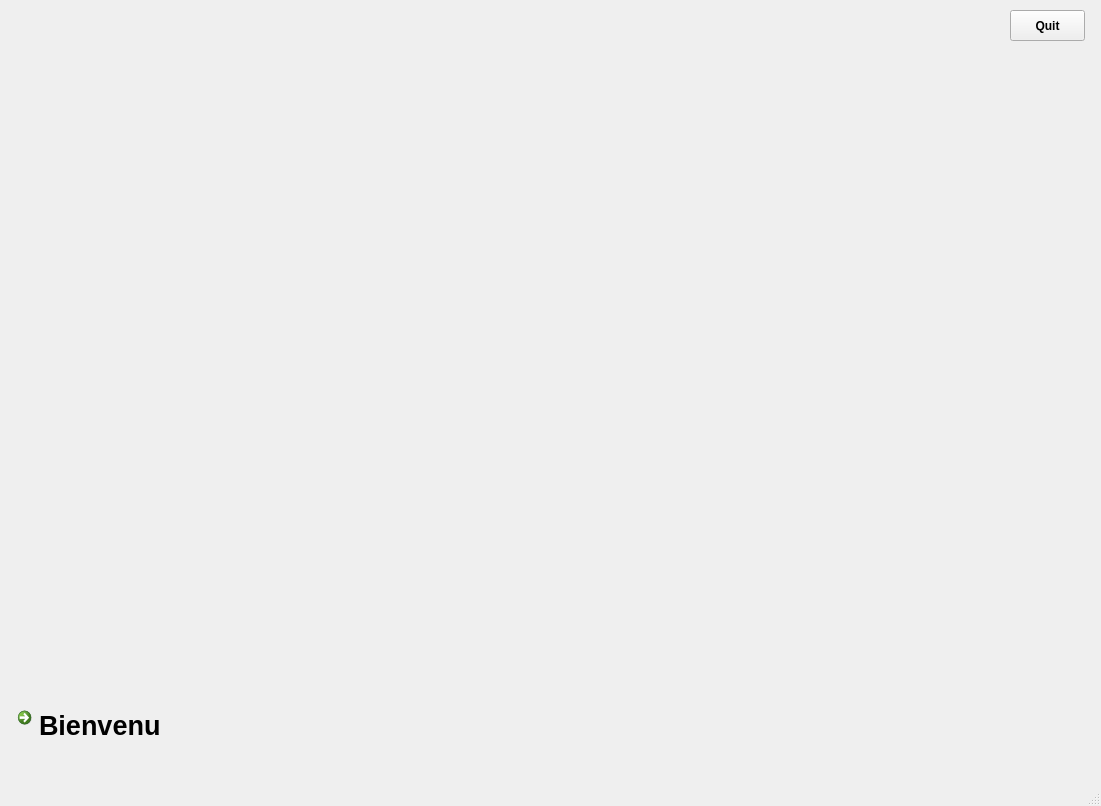
<?xml version="1.0" encoding="UTF-8"?>
<ui version="4.0">
 <class>MainWindow</class>
 <widget class="QMainWindow" name="MainWindow">
  <property name="geometry">
   <rect>
    <x>0</x>
    <y>0</y>
    <width>1101</width>
    <height>806</height>
   </rect>
  </property>
  <property name="windowTitle">
   <string>application desktop</string>
  </property>
  <property name="animated">
   <bool>false</bool>
  </property>
  <widget class="QWidget" name="centralwidget">
   <widget class="QLabel" name="label_ph">
    <property name="geometry">
     <rect>
      <x>-10</x>
      <y>-170</y>
      <width>1271</width>
      <height>1031</height>
     </rect>
    </property>
    <property name="sizePolicy">
     <sizepolicy hsizetype="Preferred" vsizetype="Maximum">
      <horstretch>0</horstretch>
      <verstretch>0</verstretch>
     </sizepolicy>
    </property>
    <property name="text">
     <string/>
    </property>
   </widget>
   <widget class="QPushButton" name="pushButton">
    <property name="geometry">
     <rect>
      <x>1010</x>
      <y>10</y>
      <width>75</width>
      <height>31</height>
     </rect>
    </property>
    <property name="font">
     <font>
      <weight>75</weight>
      <italic>false</italic>
      <bold>true</bold>
     </font>
    </property>
    <property name="text">
     <string>Quit</string>
    </property>
    <property name="icon">
     <iconset>
      <normaloff>data-patent-text-computer-network-intellectual-property.jpg</normaloff>data-patent-text-computer-network-intellectual-property.jpg</iconset>
    </property>
    <property name="iconSize">
     <size>
      <width>25</width>
      <height>25</height>
     </size>
    </property>
    <property name="checkable">
     <bool>false</bool>
    </property>
    <property name="default">
     <bool>false</bool>
    </property>
   </widget>
   <widget class="QCommandLinkButton" name="bienvenu">
    <property name="geometry">
     <rect>
      <x>10</x>
      <y>700</y>
      <width>211</width>
      <height>51</height>
     </rect>
    </property>
    <property name="font">
     <font>
      <family>Segoe UI</family>
      <pointsize>20</pointsize>
      <weight>75</weight>
      <bold>true</bold>
     </font>
    </property>
    <property name="toolTip">
     <string>&lt;html&gt;&lt;head/&gt;&lt;body&gt;&lt;p&gt;&lt;span style=&quot; font-size:16pt; font-style:italic; text-decoration: underline; color:#ffffff;&quot;&gt;Bienvenu&lt;/span&gt;&lt;/p&gt;&lt;/body&gt;&lt;/html&gt;</string>
    </property>
    <property name="styleSheet">
     <string notr="true">QPushButton::hover
{
	background-color: qlineargradient(spread:pad, x1:0, y1:0.511, x2:1, y2:0.511, stop:0 rgba(0, 207, 179, 255),stop:1 rgb(108, 135, 255));

}</string>
    </property>
    <property name="text">
     <string>Bienvenu</string>
    </property>
   </widget>
  </widget>
  <widget class="QMenuBar" name="menubar">
   <property name="geometry">
    <rect>
     <x>0</x>
     <y>0</y>
     <width>1101</width>
     <height>22</height>
    </rect>
   </property>
  </widget>
  <widget class="QStatusBar" name="statusbar"/>
 </widget>
 <resources/>
 <connections/>
</ui>
